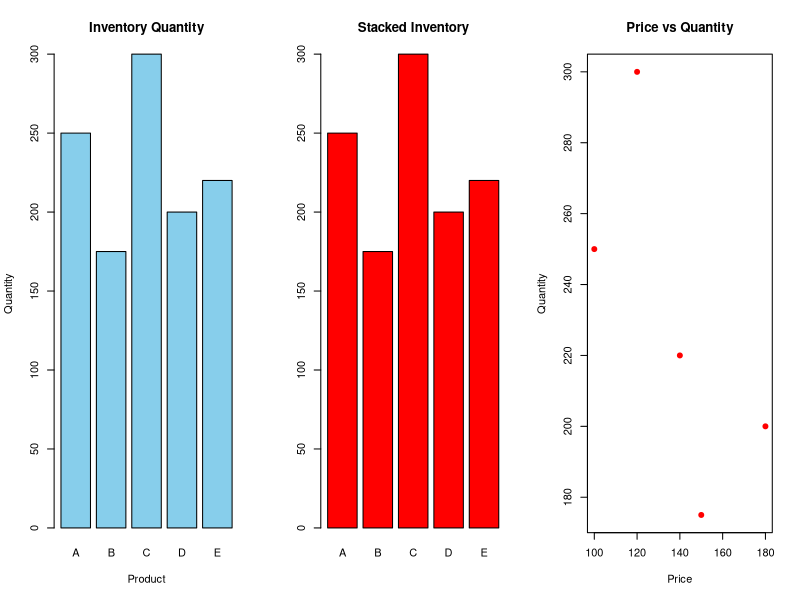

Here is the R script that generated this plot:
# Product Inventory Dataset
product <- c("A","B","C","D","E")
quantity <- c(250,175,300,200,220)
price <- c(100,150,120,180,140)

par(mfrow=c(1,3))

# Bar Chart
barplot(quantity,
        names.arg=product,
        col="skyblue",
        main="Inventory Quantity",
        xlab="Product",
        ylab="Quantity")

# Stacked Bar Chart
inventory <- matrix(quantity,nrow=1)
barplot(inventory,
        names.arg=product,
        col=rainbow(5),
        main="Stacked Inventory")

# Scatter Plot
plot(price,quantity,
     pch=19,
     col="red",
     main="Price vs Quantity",
     xlab="Price",
     ylab="Quantity")

par(mfrow=c(1,1))
